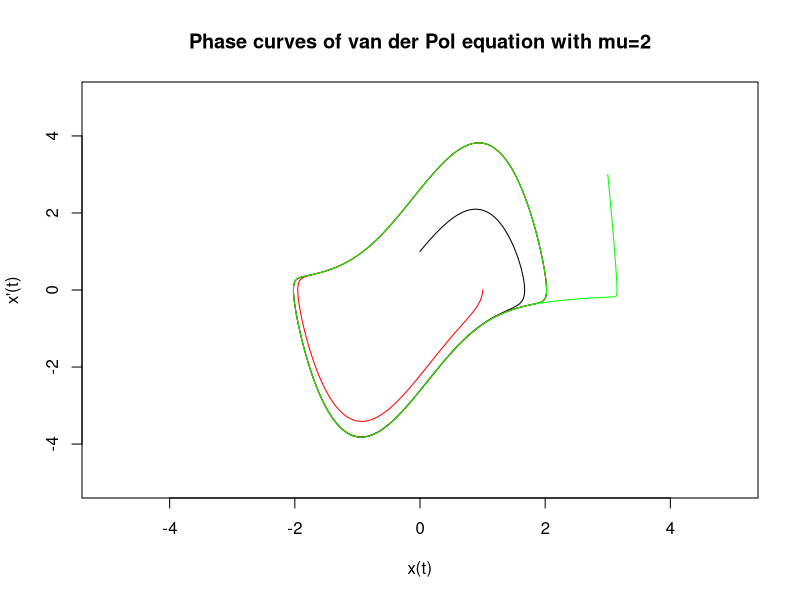
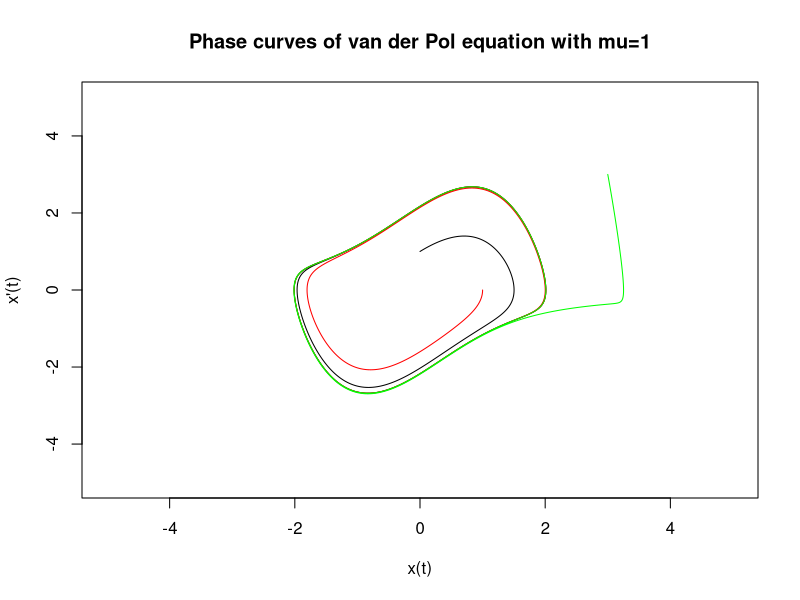
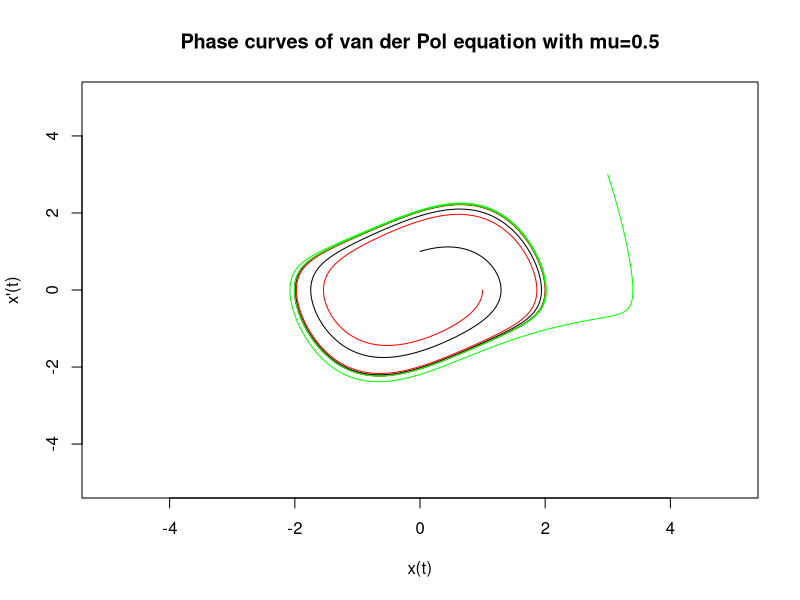
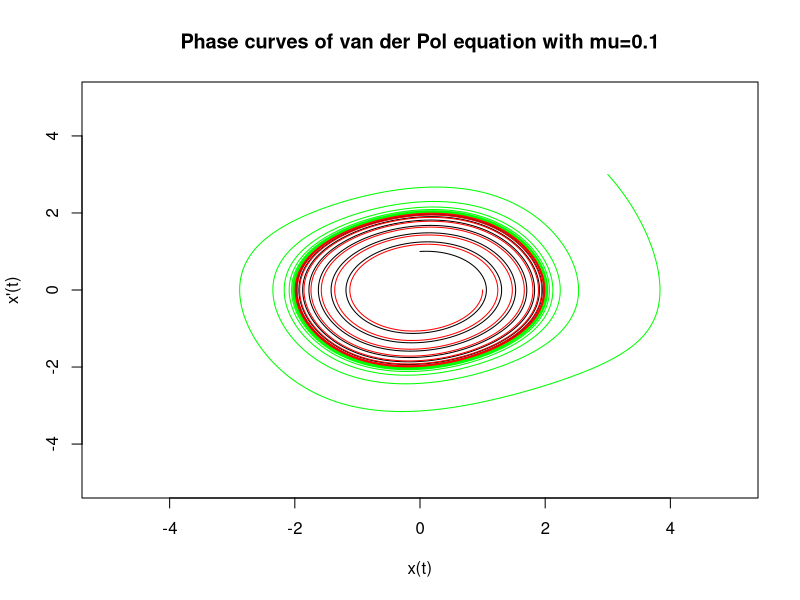
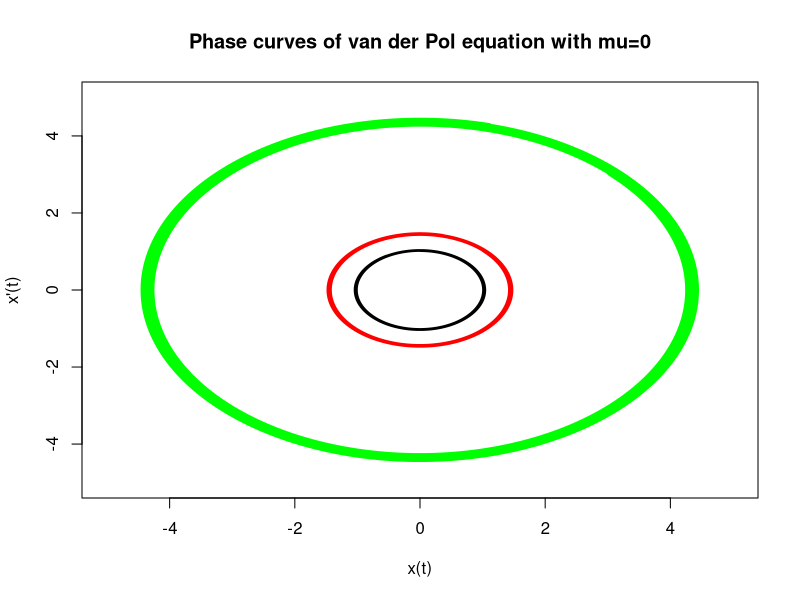

Recreate these plots in R, in order.
##### van der Pol
# d^2x/(dt)^2 - \mu(1-x^2)dx/dt + x = 0


# Update function
# Takes in input value (x,xdot), ODE parameter mu, time step dt
# Outputs next position (x,xdot)
update <- function(x,xdot,mu,dt){
  xdotdot <- mu*(1-x^2)*xdot - x
  return(c(x + xdot*dt, xdot + xdotdot*dt))
}

# Generates array of positions
# Takes in starting position (x,xdot), ODE parameter mu, time step dt,
# and number of iterations to plot
simulate <- function(x_0,xdot_0,mu,dt,n){
  xs <- vector(length = n+1)
  xdots <- vector(length = n+1)
  xs[1] <- x_0
  xdots[1] <- xdot_0
  
  for (i in 1:n){
    xxdot <- update(xs[i],xdots[i],mu,dt)
    xs[i+1] = xxdot[1]
    xdots[i+1] = xxdot[2]
  }
  return(data.frame(xs,xdots))
}

graph <- function(x_0s,xdot_0s,mu,dt,n){
  data1 <- simulate(x_0s[1],xdot_0s[1],mu,dt,n)
  data2 <- simulate(x_0s[2],xdot_0s[2],mu,dt,n)
  data3 <- simulate(x_0s[3],xdot_0s[3],mu,dt,n)
  plot(data1$xs,data1$xdots, type = "l",
       xlab = "x(t)",
       ylab = "x'(t)",
       xlim = c(-5,5),
       ylim = c(-5,5),
       main = paste0("Phase curves of van der Pol equation with mu=",mu))
  lines(data2$xs,data2$xdots, type = "l", lwd = 1, col = "red")
  lines(data3$xs,data3$xdots, type = "l", lwd = 1, col = "green")
}


graph(c(0,1,3),c(1,0,3),2,.001,100000)
graph(c(0,1,3),c(1,0,3),1,.001,100000)
graph(c(0,1,3),c(1,0,3),.5,.001,100000)
graph(c(0,1,3),c(1,0,3),.1,.001,100000)
graph(c(0,1,3),c(1,1,3),0,.001,100000)




